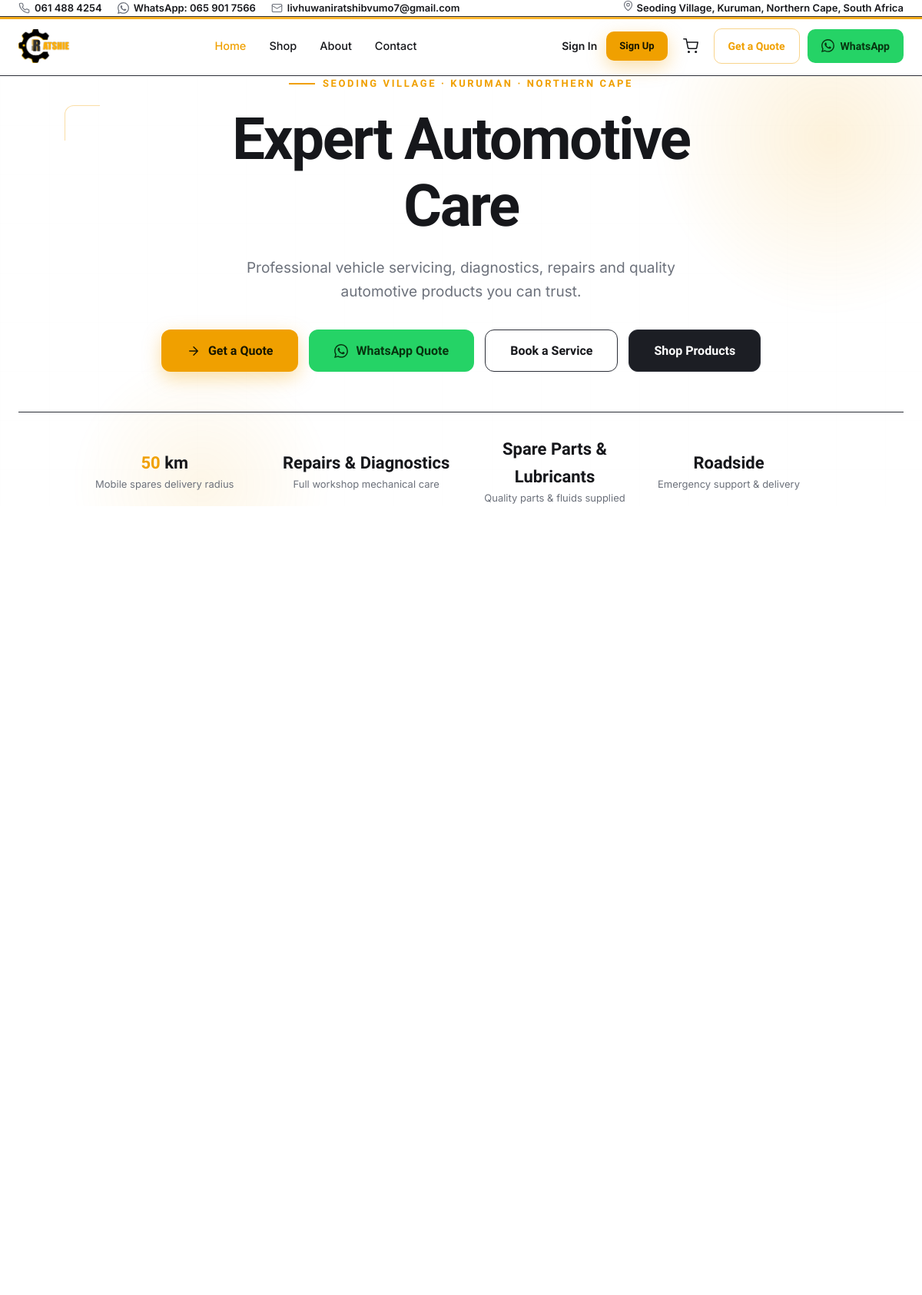
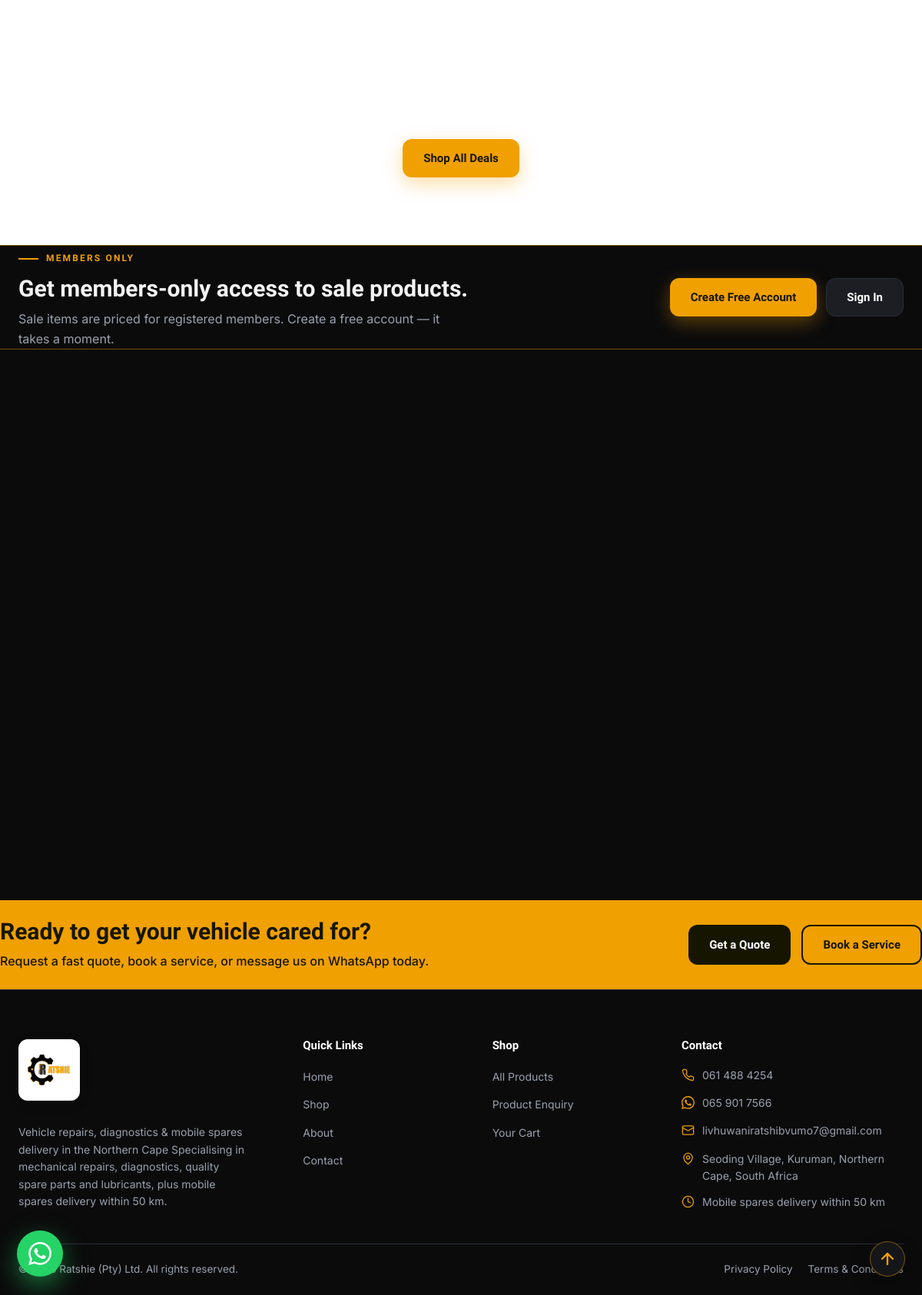
The page / on the database its author committed (2 pictures, top to bottom).
### core/models.py (models this page shows, shortened)
class SiteConfig(models.Model):
    site_name = models.CharField(max_length=120, default=settings.SITE_NAME)
    tagline = models.CharField(max_length=200, default=settings.SITE_TAGLINE)
    phone = models.CharField(max_length=32, default=settings.BUSINESS_PHONE)
    phone_display = models.CharField(max_length=32, default=settings.BUSINESS_PHONE_DISPLAY)
    whatsapp_number = models.CharField(max_length=32, default=settings.WHATSAPP_NUMBER)
    whatsapp_display = models.CharField(max_length=32, default=settings.WHATSAPP_DISPLAY)
    email = models.EmailField(default=settings.BUSINESS_EMAIL)
    contact_name = models.CharField(max_length=120, default=settings.CONTACT_NAME)
    address = models.CharField(max_length=255, default=settings.BUSINESS_ADDRESS)
    service_radius_km = models.PositiveIntegerField(default=settings.SERVICE_RADIUS_KM)
    standard_delivery_days = models.PositiveIntegerField(
        "Standard delivery (business days)",
        default=7,
        help_text="Number of business days (Mon-Fri) for standard delivery estimates.",
    )
    hero_headline = models.CharField(max_length=160, default="Expert Automotive Care")
    hero_statement = models.TextField(
        default=(
            "Professional vehicle servicing, diagnostics, repairs and quality "
            "automotive products you can trust."
        )
    )
    about_short = models.TextField(blank=True)
    created_at = models.DateTimeField(auto_now_add=True)
    updated_at = models.DateTimeField(auto_now=True)
    class Meta:
        verbose_name = "Site configuration"
        verbose_name_plural = "Site configuration"
    @classmethod
    def load(cls):
        obj, _ = cls.objects.get_or_create(pk=1)
        return obj

### core/views.py (the view)
# urls.py: path("", views.home, name="home"),
def home(request):
    cfg = SiteConfig.load()
    featured_products = Product.objects.filter(is_active=True, is_featured=True).order_by("name")[:8]
    on_sale_products = (
        Product.objects.filter(is_active=True, original_price__gt=_F("price")).order_by("name")[:8]
    )
    faqs = FAQ.objects.filter(is_active=True)[:6]
    testimonials = Testimonial.objects.filter(is_active=True)[:6]
    context = {
        "cfg": cfg,
        "featured_products": featured_products,
        "on_sale_products": on_sale_products,
        "faqs": faqs,
        "testimonials": testimonials,
        "wa_quote_msg": service_whatsapp_message(),
        "wa_link": wa_short_link(),
    }
    return render(request, "core/home.html", context)

### templates/core/home.html (shortened to what this page needs)
{% extends "base.html" %}
{% load static %}
{% block content %}
<section class="hero hero--light">
  <div class="hero__bg" aria-hidden="true">
    <div class="grid-lines"></div>
    <div class="pointer-events-none absolute hidden md:block" style="width:520px;height:520px;border-radius:50%;top:-180px;right:-140px;background:radial-gradient(circle, rgba(240,160,0,0.14), transparent 62%);filter:blur(8px);"></div>
    <div class="pointer-events-none absolute hidden md:block" style="width:380px;height:380px;border-radius:50%;bottom:-160px;left:6%;background:radial-gradient(circle, rgba(240,160,0,0.09), transparent 62%);filter:blur(8px);"></div>
    <div class="pointer-events-none absolute hidden md:block" style="top:38px;left:7%;border-top:1px solid rgba(240,160,0,0.35);border-left:1px solid rgba(240,160,0,0.35);width:46px;height:46px;border-top-left-radius:12px;"></div>
  </div>
  <div class="container hero__inner" style="text-align:center;position:relative;">
    <div class="hero__eyebrow" style="justify-content:center;">Seoding Village · Kuruman · Northern Cape</div>
    <h1 style="max-width:760px; margin-left:auto; margin-right:auto;">{{ cfg.hero_headline|title|default:"Expert Automotive Care" }}</h1>
    <p class="hero__lead" style="max-width:640px; margin-left:auto; margin-right:auto;">{{ cfg.hero_statement|default:"Professional vehicle servicing, diagnostics, repairs and quality automotive products you can trust." }}</p>
    <div class="hero__ctas" style="justify-content:center;">
      <a class="btn btn--gold btn--lg" href="{% url 'quotes:form' %}">
        <svg class="ico" width="18" height="18" aria-hidden="true"><use href="#i-arrow"></use></svg> Get a Quote
      </a>
      <a class="btn btn--whatsapp btn--lg" href="{{ whatsapp_link }}?text=Hi%2C%20I%20would%20like%20to%20request%20a%20quote" target="_blank" rel="noopener">
        <svg class="ico" width="18" height="18" aria-hidden="true"><use href="#i-whatsapp"></use></svg> WhatsApp Quote
      </a>
      <a class="btn btn--ghost btn--lg" href="{% url 'bookings:form' %}">Book a Service</a>
      <a class="btn btn--dark btn--lg" href="{% url 'products:shop' %}">Shop Products</a>
    </div>
    <div class="hero__trust" style="justify-content:center; flex-wrap:wrap; gap:24px;">
      <div class="t-item" style="flex:1; min-width:180px; max-width:220px;">
        <div>
          <div class="t-value"><span class="gold">{{ site_config.service_radius_km }}</span> km</div>
          <div class="t-label">Mobile spares delivery radius</div>
        </div>
      </div>
      <div class="t-item" style="flex:1; min-width:180px; max-width:220px;">
        <div>
          <div class="t-value">Repairs & Diagnostics</div>
          <div class="t-label">Full workshop mechanical care</div>
        </div>
      </div>
      <div class="t-item" style="flex:1; min-width:180px; max-width:220px;">
        <div>
          <div class="t-value">Spare Parts & Lubricants</div>
          <div class="t-label">Quality parts & fluids supplied</div>
        </div>
      </div>
      <div class="t-item" style="flex:1; min-width:180px; max-width:220px;">
        <div>
          <div class="t-value">Roadside</div>
          <div class="t-label">Emergency support & delivery</div>
        </div>
      </div>
    </div>
  </div>
</section>
{% if on_sale_products %}
<section class="section">
  <div class="container">
    <div class="products-grid" data-stagger style="margin-top:48px">
    </div>
    {% if on_sale_products.count %}
    <div class="center" style="margin-top:44px">
      <a class="btn btn--gold" href="{% url 'products:shop' %}?on_sale=1">Shop All Deals</a>
    </div>
    {% endif %}
  </div>
</section>
{% endif %}
{% if not user.is_authenticated %}
<section class="members-strip">
  <div class="container members-strip__inner">
    <div class="members-strip__text">
      <span class="eyebrow">Members Only</span>
      <h3>Get members-only access to sale products.</h3>
      <p>Sale items are priced for registered members. Create a free account — it takes a moment.</p>
    </div>
    <div class="members-strip__actions">
      <a class="btn btn--gold" href="{% url 'customers:register' %}">Create Free Account</a>
      <a class="btn btn--dark" href="{% url 'customers:login' %}">Sign In</a>
    </div>
  </div>
</section>
{% endif %}
<section class="section section--ink" style="background:var(--ink);color:#f3f3f3">
  <div class="container">
    <div class="feature-grid">
    </div>
  </div>
</section>
<section class="cta-band cta-band--compact">
  <div class="container cta-band__inner">
    <div>
      <h2>Ready to get your vehicle cared for?</h2>
      <p>Request a fast quote, book a service, or message us on WhatsApp today.</p>
    </div>
    <div style="display:flex; gap:14px; flex-wrap:wrap">
      <a class="btn cb" href="{% url 'quotes:form' %}">Get a Quote</a>
      <a class="btn cb-outline" href="{% url 'bookings:form' %}">Book a Service</a>
    </div>
  </div>
</section>
{% endblock %}

### templates/base.html (shortened to what this page needs)
{% load static %}
<!DOCTYPE html>
<html lang="en-za">
<head>
  <link rel="stylesheet" href="{% static 'css/main.css' %}">
  <link rel="stylesheet" href="{% static 'css/ui.css' %}">
  <link rel="stylesheet" href="{% static 'css/site.min.css' %}">
</head>
<body>
  <div class="topbar">
    <div class="container topbar__inner">
      <div class="topbar__links">
        <a href="tel:{{ site_config.phone|cut:' '|cut:'('|cut:')'|cut:'-' }}">
          <svg class="ico" width="15" height="15" aria-hidden="true"><use href="#i-phone"></use></svg>
          {{ site_config.phone_display }}
        </a>
        <a href="{{ whatsapp_link }}" target="_blank" rel="noopener">
          <svg class="ico" width="15" height="15" aria-hidden="true"><use href="#i-whatsapp"></use></svg>
          WhatsApp: {{ site_config.whatsapp_display }}
        </a>
        <a href="mailto:{{ site_config.email }}">
          <svg class="ico" width="15" height="15" aria-hidden="true"><use href="#i-mail"></use></svg>
          {{ site_config.email }}
        </a>
      </div>
      <div class="topbar__links">
        <span><svg class="ico" width="15" height="15" aria-hidden="true"><use href="#i-pin"></use></svg> {{ site_config.address }}</span>
      </div>
    </div>
  </div>
  <header class="nav">
    <span class="nav__accent-line" aria-hidden="true"></span>
    <div class="container nav__inner">
      <a href="{% url 'home' %}" class="brand" aria-label="{{ site_config.site_name }} home">
        <img src="{% static 'img/brand/logo.png' %}" alt="{{ site_config.site_name }} logo" class="logo-mark" height="44" loading="eager">
      </a>
      <nav class="nav__menu" aria-label="Primary">
        <a class="nav__link {% if request.resolver_match.url_name == 'home' %}is-active{% endif %}" href="{% url 'home' %}">Home</a>
        <a class="nav__link {% if request.resolver_match.namespace == 'products' %}is-active{% endif %}" href="{% url 'products:shop' %}">Shop</a>
        <a class="nav__link {% if request.resolver_match.url_name == 'about' %}is-active{% endif %}" href="{% url 'about' %}">About</a>
        <a class="nav__link {% if request.resolver_match.url_name == 'contact' %}is-active{% endif %}" href="{% url 'contact' %}">Contact</a>
      </nav>
      <div class="nav__actions">
        <div id="accountArea" class="account-area">
          {% if user.is_authenticated %}
          <div class="account-menu">
            <button class="account-menu__trigger" aria-expanded="false" aria-haspopup="true" aria-label="Account menu">
              <svg width="20" height="20" aria-hidden="true"><use href="#i-user"></use></svg>
              <span class="account-menu__label">{{ user.first_name|default:user.username }}</span>
            </button>
            <div class="account-menu__dropdown" role="menu">
              <a role="menuitem" href="{% url 'customers:account' %}">My Account</a>
              <a role="menuitem" href="{% url 'orders:cart' %}">Your Cart</a>
              <form method="post" action="{% url 'customers:logout' %}" data-logout>
                {% csrf_token %}
                <input type="hidden" name="next" value="{% url 'home' %}">
                <button type="submit" role="menuitem">Log Out</button>
              </form>
            </div>
          </div>
          {% else %}
          <a class="account-link" href="{% url 'customers:login' %}">Sign In</a>
          <a class="btn btn--gold btn--sm" href="{% url 'customers:register' %}">Sign Up</a>
          {% endif %}
        </div>
        {% if enabled_cart %}
        <a href="{% url 'orders:cart' %}" class="nav__cart" aria-label="Your cart">
          <svg width="20" height="20" aria-hidden="true"><use href="#i-cart"></use></svg>
        </a>
        {% endif %}
        <a class="nav__cta nav__cta--outline" href="{% url 'quotes:form' %}">Get a Quote</a>
        <a class="nav__cta nav__cta--wa" href="{{ whatsapp_link }}?text=Hi%2C%20I%20would%20like%20to%20request%20a%20quote" target="_blank" rel="noopener">
          <svg width="17" height="17" aria-hidden="true"><use href="#i-whatsapp"></use></svg> WhatsApp
        </a>
      </div>
    </div>
  </header>
  <main>
    {% block content %}{% endblock %}
  </main>
  <footer class="footer">
    <div class="container">
      <div class="footer__top">
        <div class="footer__about">
          <div class="footer__logo">
            <img src="{% static 'img/brand/logo.png' %}" alt="{{ site_config.site_name }} logo" class="logo-mark" loading="lazy">
          </div>
          <p style="margin-top:14px; max-width:34ch">
            {{ site_config.tagline }} Specialising in mechanical repairs, diagnostics,
            quality spare parts and lubricants, plus mobile spares delivery within
            {{ site_config.service_radius_km }} km.
          </p>
        </div>
        <div>
          <h4>Quick Links</h4>
          <ul>
            <li><a href="{% url 'home' %}">Home</a></li>
            <li><a href="{% url 'products:shop' %}">Shop</a></li>
            <li><a href="{% url 'about' %}">About</a></li>
            <li><a href="{% url 'contact' %}">Contact</a></li>
          </ul>
        </div>
        <div>
          <h4>Shop</h4>
          <ul>
            <li><a href="{% url 'products:shop' %}">All Products</a></li>
            <li><a href="{% url 'products:enquiry' %}">Product Enquiry</a></li>
            {% if enabled_cart %}<li><a href="{% url 'orders:cart' %}">Your Cart</a></li>{% endif %}
          </ul>
        </div>
        <div>
          <h4>Contact</h4>
          <ul class="footer__contact">
            <li>
              <span class="ic"><svg aria-hidden="true"><use href="#i-phone"></use></svg></span>
              <a href="tel:{{ site_config.phone|cut:' '|cut:'('|cut:')'|cut:'-' }}">{{ site_config.phone_display }}</a>
            </li>
            <li>
              <span class="ic"><svg aria-hidden="true"><use href="#i-whatsapp"></use></svg></span>
              <a href="{{ whatsapp_link }}" target="_blank" rel="noopener">{{ site_config.whatsapp_display }}</a>
            </li>
            <li>
              <span class="ic"><svg aria-hidden="true"><use href="#i-mail"></use></svg></span>
              <a href="mailto:{{ site_config.email }}">{{ site_config.email }}</a>
            </li>
            <li>
              <span class="ic"><svg aria-hidden="true"><use href="#i-pin"></use></svg></span>
              <span>{{ site_config.address }}</span>
            </li>
            <li>
              <span class="ic"><svg aria-hidden="true"><use href="#i-clock"></use></svg></span>
              <span>Mobile spares delivery within {{ site_config.service_radius_km }} km</span>
            </li>
          </ul>
        </div>
      </div>
      <div class="footer__bottom">
        <span>© {% now "Y" %} {{ site_config.site_name }}. All rights reserved.</span>
        <div class="footer__legal">
          <a href="{% url 'home' %}">Privacy Policy</a>
          <a href="{% url 'home' %}">Terms & Conditions</a>
        </div>
      </div>
    </div>
  </footer>
  <a class="wa-float" href="{{ whatsapp_link }}" target="_blank" rel="noopener" aria-label="Chat on WhatsApp">
    <svg aria-hidden="true"><use href="#i-whatsapp"></use></svg>
  </a>
  <button type="button" class="to-top" id="toTop" aria-label="Back to top" hidden>
    <svg aria-hidden="true"><use href="#i-chevron-up"></use></svg>
  </button>
</body>
</html>

### rows shown on the page
SiteConfig: phone_display "061 488 4254", whatsapp_display "065 901 7566", email "livhuwaniratshibvumo7@gmail.com", address "Seoding Village, Kuruman, Northern Cape, South Africa", hero_headline "Expert Automotive Care", hero_statement "Professional vehicle servicing, diagnostics, repairs and quality automotive products you can trust.", service_radius_km "50", tagline "Vehicle repairs, diagnostics & mobile spares delivery in the Northern Cape", site_name "Ratshie (Pty) Ltd"
